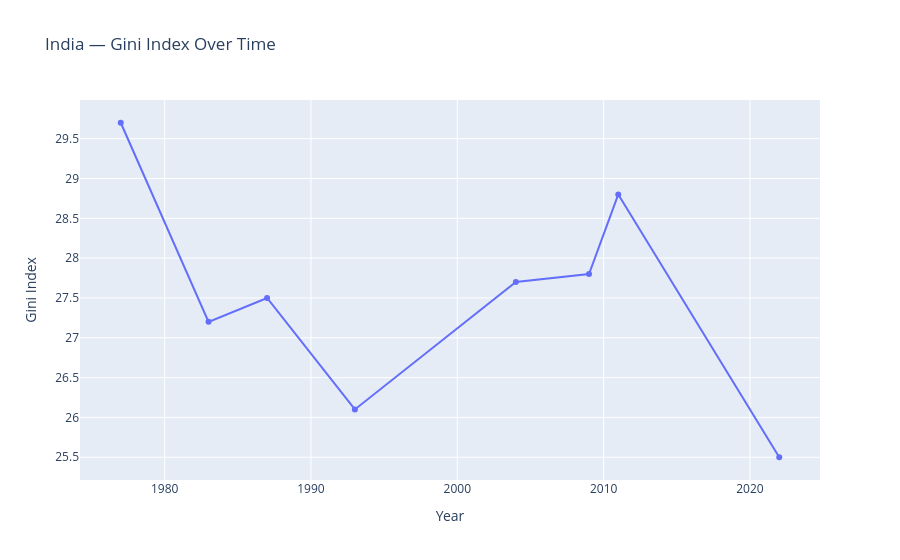

Here is the notebook cell this chart was saved with:
### Code cell
fig = px.line(
    india,
    x="Year",
    y="Gini",
    markers=True,
    title="India — Gini Index Over Time",
    labels={
        "Gini": "Gini Index",
        "Year": "Year"
    }
)

fig.show()

### Figure 1 — Plotly figure (JSON) as saved in the notebook; plotly's stock layout.template omitted (floating-point values rounded to 4 significant figures)
{"data": [{"hovertemplate": "Year=%{x}<br>Gini Index=%{y}<extra></extra>", "legendgroup": "", "line": {"color": "#636efa", "dash": "solid"}, "marker": {"symbol": "circle"}, "mode": "lines+markers", "name": "", "orientation": "v", "showlegend": false, "type": "scatter", "x": [1977, 1983, 1987, 1993, 2004, 2009, 2011, 2022], "xaxis": "x", "y": [29.7, 27.2, 27.5, 26.1, 27.7, 27.8, 28.8, 25.5], "yaxis": "y"}], "layout": {"legend": {"tracegroupgap": 0}, "title": {"text": "India — Gini Index Over Time"}, "xaxis": {"anchor": "y", "domain": [0, 1], "title": {"text": "Year"}}, "yaxis": {"anchor": "x", "domain": [0, 1], "title": {"text": "Gini Index"}}}}
